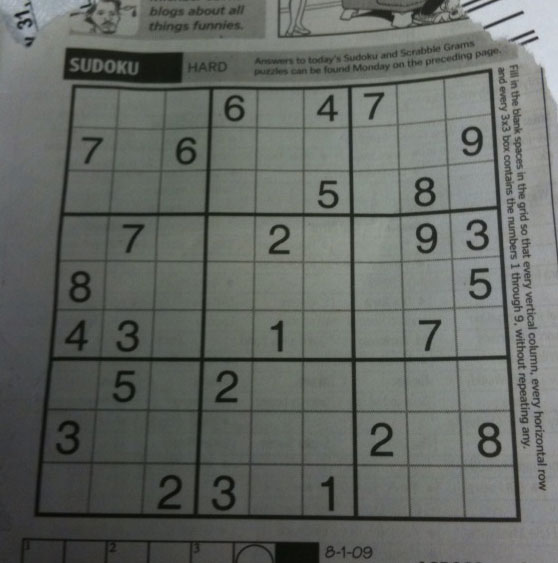
#> input picture day02_openv_color/sudoku.png, 558 x 563 px
$ python step3_adaptive.py
#> lines starting #> are read from the running program, lines starting #| are printed output that depends on the picture; after the words box and inside, x2 and y2 are one past the last pixel; in counts of white or black regions, pixels touching at a corner belong together
import cv2 as cv
import numpy as np
import matplotlib.pyplot as plt
from matplotlib.widgets import Slider

# 이미지 읽기 (그레이스케일)
img = cv.imread('sudoku.png', cv.IMREAD_GRAYSCALE)
#> img: shape (563, 558); min 7, max 218, mean 101.8
img = cv.medianBlur(img, 5)

# Figure와 Axes 생성
fig, axes = plt.subplots(2, 2, figsize=(12, 10))
plt.subplots_adjust(bottom=0.25)

# 슬라이더용 Axes
ax_block = plt.axes([0.2, 0.15, 0.6, 0.03])
ax_c = plt.axes([0.2, 0.05, 0.6, 0.03])

# 슬라이더 생성
slider_block = Slider(ax_block, 'BlockSize', 3, 31, valinit=11, valstep=2)
slider_c = Slider(ax_c, 'C', 0, 20, valinit=2, valstep=1)

def update(val):
    block = int(slider_block.val)
    c = int(slider_c.val)

    # blockSize는 홀수여야 함
    if block % 2 == 0:
        block += 1

    # Global Threshold
    _, global_th = cv.threshold(img, 127, 255, cv.THRESH_BINARY)
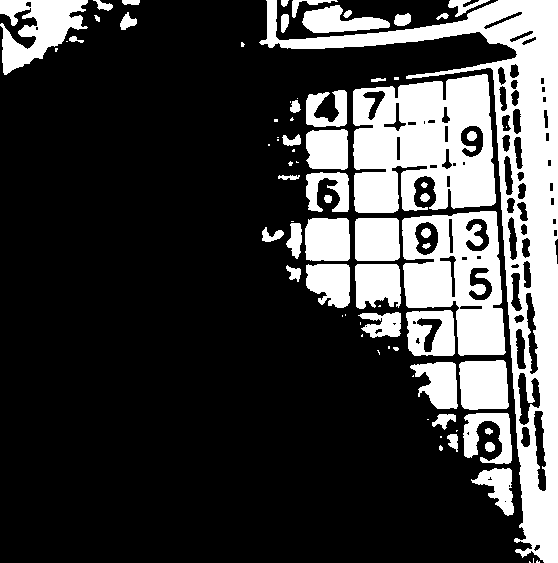
#> global_th: shape (563, 558); 25.2% white; 79 white regions (32 under 20 px), largest, box (x1, y1, x2, y2) and area: (259, 0, 558, 563) 27086, (353, 74, 496, 213) 15195, (402, 211, 506, 356) 9242

    # Otsu
    _, otsu_th = cv.threshold(img, 0, 255, cv.THRESH_BINARY + cv.THRESH_OTSU)
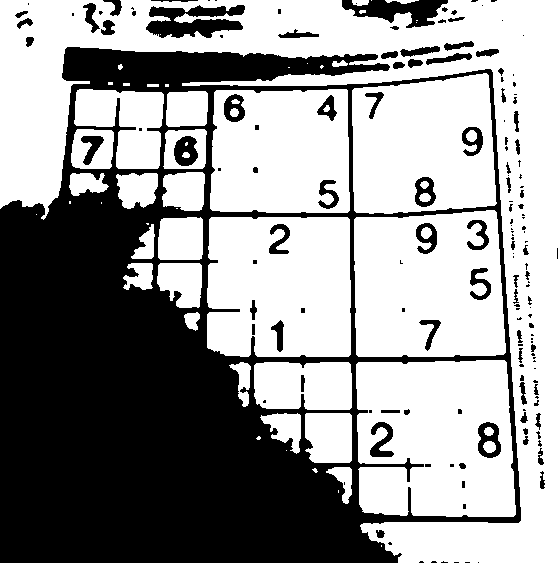
#> otsu_th: shape (563, 558); 59.5% white; 162 black regions (87 under 20 px), largest, box (x1, y1, x2, y2) and area: (0, 47, 521, 563) 114286, (146, 5, 245, 38) 2044, (342, 0, 448, 28) 1570

    # Adaptive Mean
    mean_th = cv.adaptiveThreshold(img, 255,
                                   cv.ADAPTIVE_THRESH_MEAN_C,
                                   cv.THRESH_BINARY, block, c)
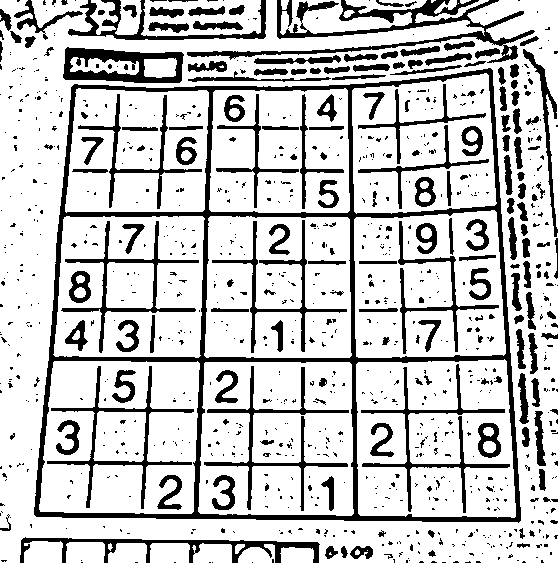
#> mean_th: shape (563, 558); 78.4% white; 944 black regions (749 under 20 px), largest, box (x1, y1, x2, y2) and area: (34, 68, 521, 523) 15998, (187, 0, 535, 63) 4506, (63, 47, 184, 83) 2270

    # Adaptive Gaussian
    gaussian_th = cv.adaptiveThreshold(img, 255,
                                       cv.ADAPTIVE_THRESH_GAUSSIAN_C,
                                       cv.THRESH_BINARY, block, c)
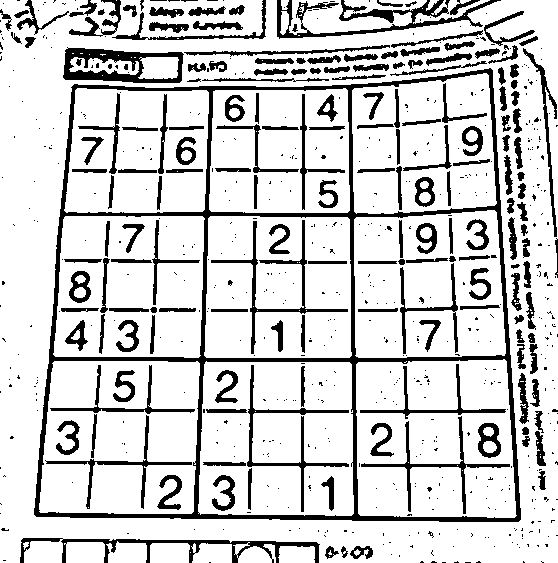
#> gaussian_th: shape (563, 558); 81.8% white; 715 black regions (537 under 20 px), largest, box (x1, y1, x2, y2) and area: (34, 68, 521, 522) 14482, (277, 0, 501, 39) 2269, (63, 47, 184, 83) 2024

    # 화면 업데이트
    axes[0, 0].clear()
    axes[0, 0].imshow(global_th, cmap='gray')
    axes[0, 0].set_title('Global Threshold')
    axes[0, 0].axis('off')

    axes[0, 1].clear()
    axes[0, 1].imshow(otsu_th, cmap='gray')
    axes[0, 1].set_title('Otsu')
    axes[0, 1].axis('off')

    axes[1, 0].clear()
    axes[1, 0].imshow(mean_th, cmap='gray')
    axes[1, 0].set_title(f'Adaptive Mean (block={block}, C={c})')
    axes[1, 0].axis('off')

    axes[1, 1].clear()
    axes[1, 1].imshow(gaussian_th, cmap='gray')
    axes[1, 1].set_title(f'Adaptive Gaussian (block={block}, C={c})')
    axes[1, 1].axis('off')

    fig.canvas.draw_idle()

# 슬라이더 콜백 연결
slider_block.on_changed(update)
slider_c.on_changed(update)

# 초기 표시
update(None)

plt.show()
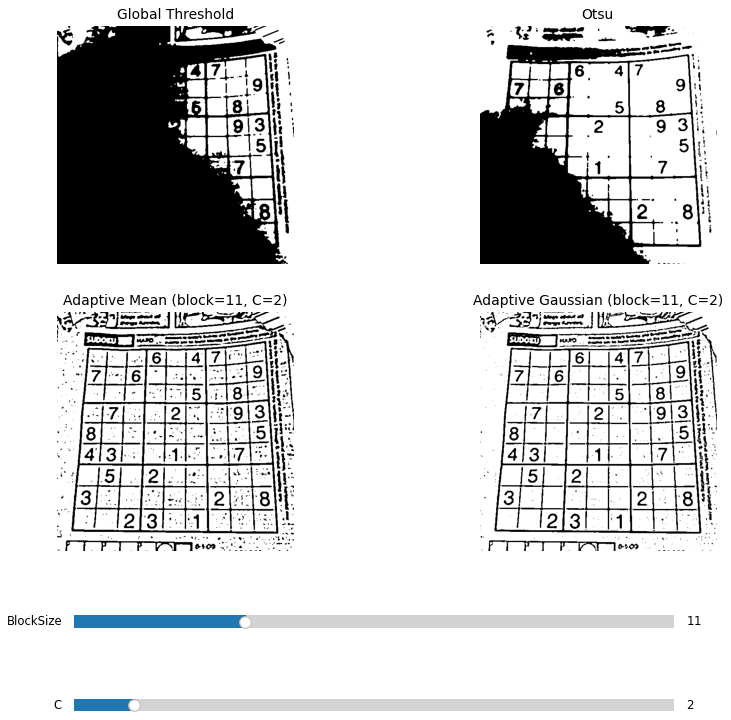
#> figure drawn by matplotlib, 6 panels
